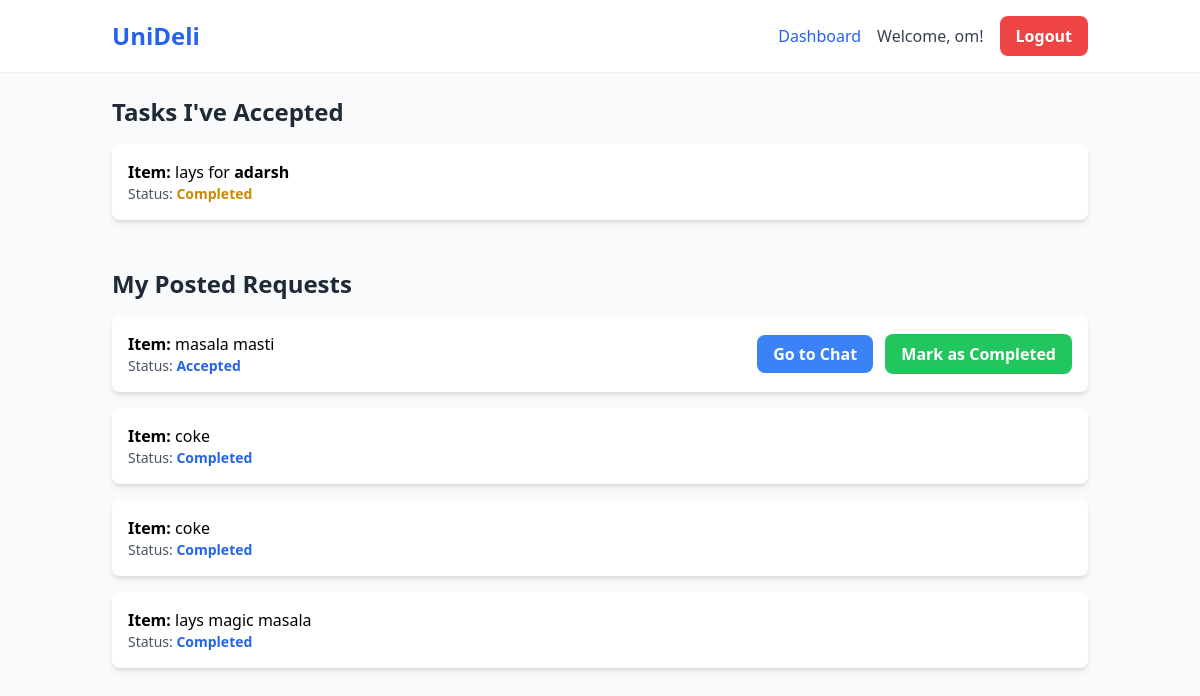
The app's page /my_deliveries.php (signed in) with its own data.
### tables this page shows
CREATE TABLE `users` (
  `id` int(11) NOT NULL,
  `full_name` varchar(255) NOT NULL,
  `email` varchar(255) NOT NULL,
  `password_hash` varchar(255) NOT NULL,
  `created_at` timestamp NOT NULL DEFAULT current_timestamp()
);

CREATE TABLE `requests` (
  `id` int(11) NOT NULL,
  `requester_id` int(11) NOT NULL,
  `deliverer_id` int(11) DEFAULT NULL,
  `item_description` text NOT NULL,
  `pickup_location` varchar(255) NOT NULL,
  `delivery_fee` int(11) NOT NULL,
  `status` varchar(50) NOT NULL DEFAULT 'pending',
  `created_at` timestamp NOT NULL DEFAULT current_timestamp()
);

### my_deliveries.php (the view, shortened to what this page needs)
<?php
require_once 'api/db_connect.php';
$userId = $_SESSION['user_id'];
$userQuery = $conn->prepare("SELECT full_name FROM users WHERE id = ?");
$userQuery->bind_param("i", $userId);
$userQuery->execute();
$user = $userQuery->get_result()->fetch_assoc();
$userName = $user['full_name'];
$myRequestsQuery = $conn->prepare("SELECT * FROM requests WHERE requester_id = ? ORDER BY created_at DESC");
$myRequestsQuery->bind_param("i", $userId);
$myRequestsQuery->execute();
$myRequestsResult = $myRequestsQuery->get_result();
$myDeliveriesQuery = $conn->prepare("SELECT r.*, u.full_name AS requester_name FROM requests r JOIN users u ON r.requester_id = u.id WHERE r.deliverer_id = ? ORDER BY r.created_at DESC");
$myDeliveriesQuery->bind_param("i", $userId);
$myDeliveriesQuery->execute();
$myDeliveriesResult = $myDeliveriesQuery->get_result();
?>
<!DOCTYPE html>
<html lang="en">
<head>
    <script src="https://cdn.tailwindcss.com"></script>
</head>
<body class="bg-gray-50">
    <header class="bg-white shadow-sm">
        <div class="container mx-auto px-6 py-4 flex justify-between items-center">
            <h1 class="text-2xl font-bold text-blue-600">UniDeli</h1>
            <div class="flex items-center space-x-4">
                <a href="dashboard.php" class="text-blue-600 hover:text-blue-800">Dashboard</a>
                <span class="text-gray-700">Welcome, <?php echo htmlspecialchars($userName); ?>!</span>
                <a href="api/logout.php" class="bg-red-500 hover:bg-red-600 text-white font-semibold py-2 px-4 rounded-lg">Logout</a>
            </div>
        </div>
    </header>
    <main class="container mx-auto p-6">
<section class="mb-12">
    <h2 class="text-2xl font-bold text-gray-800 mb-4">Tasks I've Accepted</h2>
    <div class="space-y-4">
        <?php if ($myDeliveriesResult->num_rows > 0): ?>
            <?php while($delivery = $myDeliveriesResult->fetch_assoc()): ?>
                <div class="bg-white p-4 rounded-lg shadow-md flex justify-between items-center">
                    <div>
                       <p><strong>Item:</strong> <?php echo htmlspecialchars($delivery['item_description']); ?> for <strong><?php echo htmlspecialchars($delivery['requester_name']); ?></strong></p>
                       <p class="text-sm text-gray-600">Status: <span class="font-semibold text-yellow-600"><?php echo ucfirst(htmlspecialchars($delivery['status'])); ?></span></p>
                    </div>
                </div>
            <?php endwhile; ?>
        <?php else: ?>
            <p class="text-gray-500">You haven't accepted any deliveries yet.</p>
        <?php endif; ?>
    </div>
</section>
<section>
    <h2 class="text-2xl font-bold text-gray-800 mb-4">My Posted Requests</h2>
    <div class="space-y-4">
         <?php if ($myRequestsResult->num_rows > 0): ?>
            <?php while($request = $myRequestsResult->fetch_assoc()): ?>
                <div class="bg-white p-4 rounded-lg shadow-md flex justify-between items-center">
                    <div>
                       <p><strong>Item:</strong> <?php echo htmlspecialchars($request['item_description']); ?></p>
                       <p class="text-sm text-gray-600">Status: <span class="font-semibold text-blue-600"><?php echo ucfirst(htmlspecialchars($request['status'])); ?></span></p>
                    </div>
                    <div>
                        <?php if ($request['status'] == 'accepted'): ?>
                            <a href="chat.php?request_id=<?php echo $request['id']; ?>" class="bg-blue-500 hover:bg-blue-600 text-white font-bold py-2 px-4 rounded-lg mr-2">Go to Chat</a>
                            <form action="api/complete_request_handler.php" method="POST" class="inline-block">
                                <button type="submit" class="bg-green-500 hover:bg-green-600 text-white font-bold py-2 px-4 rounded-lg">Mark as Completed</button>
                            </form>
                        <?php endif; ?>
                    </div>
                </div>
            <?php endwhile; ?>
        <?php else: ?>
            <p class="text-gray-500">You haven't posted any requests.</p>
        <?php endif; ?>
    </div>
</section>
    </main>
</body>
</html>

### records on screen
users: full_name "om"
requests: item_description "lays", requester.full_name "adarsh", status "Completed"
requests: item_description "masala masti", status "Accepted"
requests: item_description "coke", status "Completed"
requests: item_description "coke", status "Completed"
requests: item_description "lays magic masala", status "Completed"
